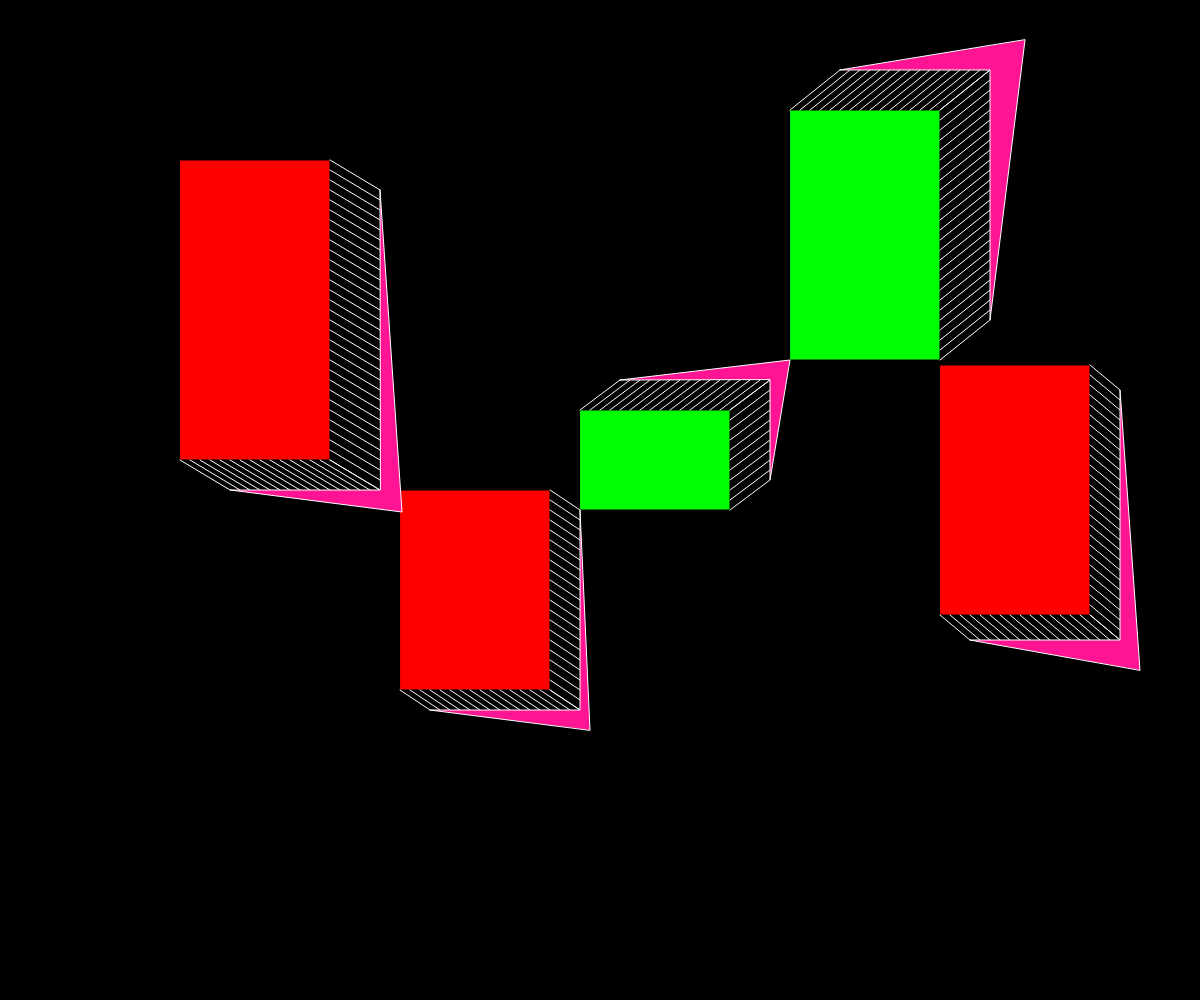
Frame 1 (no input)
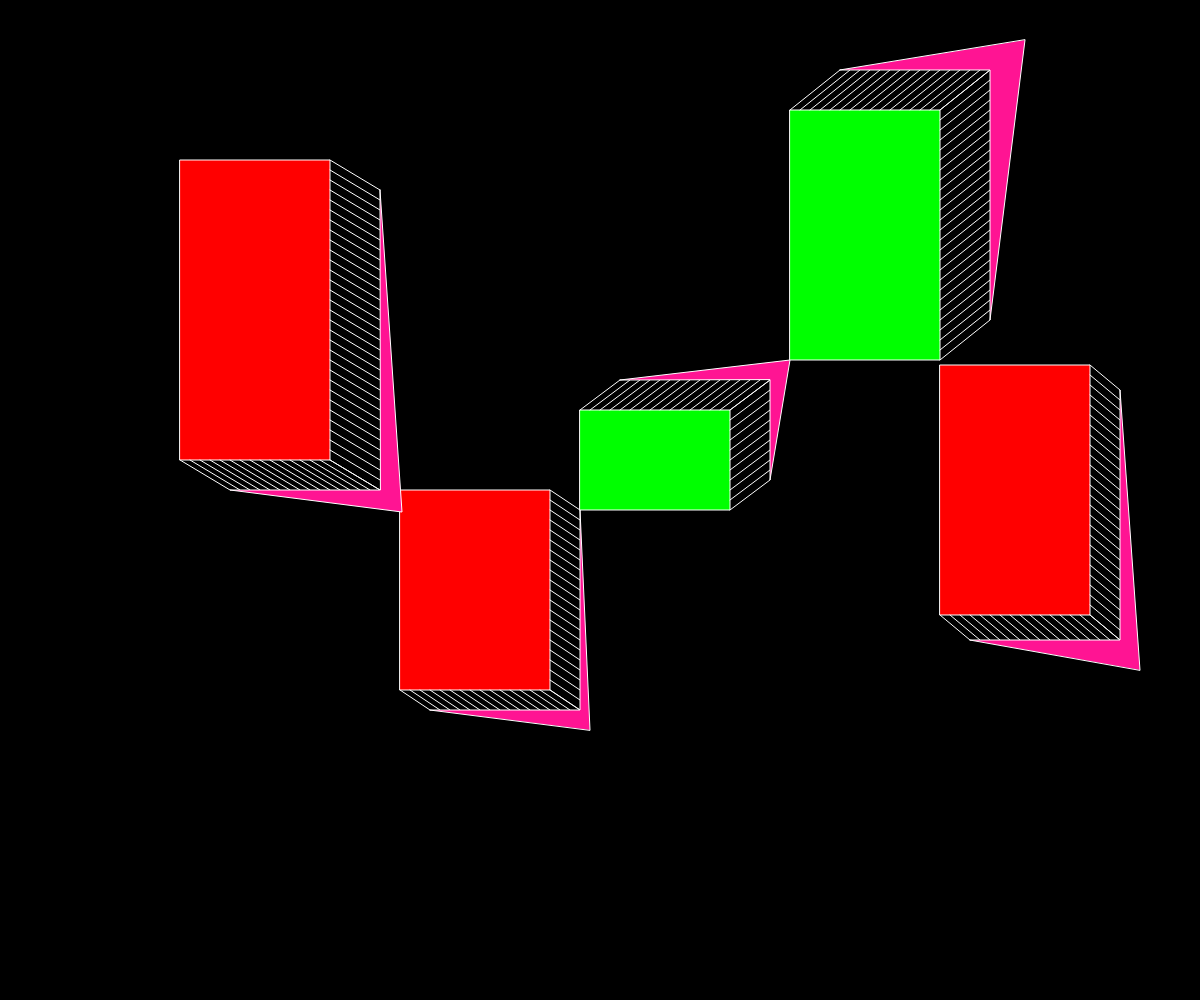
Frame 60 (no input)
Frame 120 (the mouse pressed at the canvas centre since frame 60): identical to frame 60, image omitted

The p5.js sketch that drew these frames (run headless with seeded random() and noise() and a simulated clock; from frame 60 on, the mouse is pressed at the canvas centre):

// p5.js sketch
// ── sketch.js
function setup() {
  createCanvas(windowWidth, windowHeight)
  


}

function draw() {
  background (0)

  print(mouseX,mouseY)
  



  //red candle
  fill (255,0,0)
  rect(180, 160, 150, 300)
  rect(400, 490, 150, 200)
  rect(940, 365, 150, 250)

  //green candle 
  fill (0,255,0)
  rect(580, 410, 150, 100)
  rect(790, 110, 150, 250)
  
 


  //red candle stick 1 iso
  stroke(255)
  for(var i = 0; i < 160; i+=10){
    line (180+i, 460, 230+i, 490)
  }
  for (var i = 0; i < 310; i+=10){
  line (330, 460-i, 380, 490-i)
  }
  for(var i = 0; i < 160; i+=10){
  line (400+i, 690, 430+i, 710)
  }
  for (var i = 0; i < 210; i+=10){
  line (550, 690-i, 580, 710-i)
  }
  for (var i = 0; i < 160; i+=10){
  line (580+i, 410, 620+i, 380)
  }
  for (var i = 0; i < 110; i+=10){
  line(730, 410+i, 770, 380+i)
  }
  for (var i = 0; i < 160; i+=10){
  line(790+i, 110, 840+i, 70)
  }
  for (var i = 0; i < 260; i+=10){
  line(940, 110+i, 990, 70+i)
  }
  for (var i = 0; i < 160; i+=10){
  line(940+i, 615, 970+i, 640)
  }
  for (var i = 0; i < 260; i+=10){
  line(1090, 615-i, 1120, 640-i)
  }
  
  //quad arrows
  fill (255,20,147)
  quad (380, 190, 402, 512, 230, 490, 380, 490)
  quad (430, 710, 580, 710, 580, 510, 590, 730)
  quad (620, 380, 790, 360, 770, 480, 770, 380)
  quad (840, 70, 990, 70, 990, 320, 1025, 40)
  quad (970, 640, 1120, 640, 1120, 390, 1140, 670)
  

  


}

function windowResized() {
  resizeCanvas (windowWidth, windowHeight)


}
